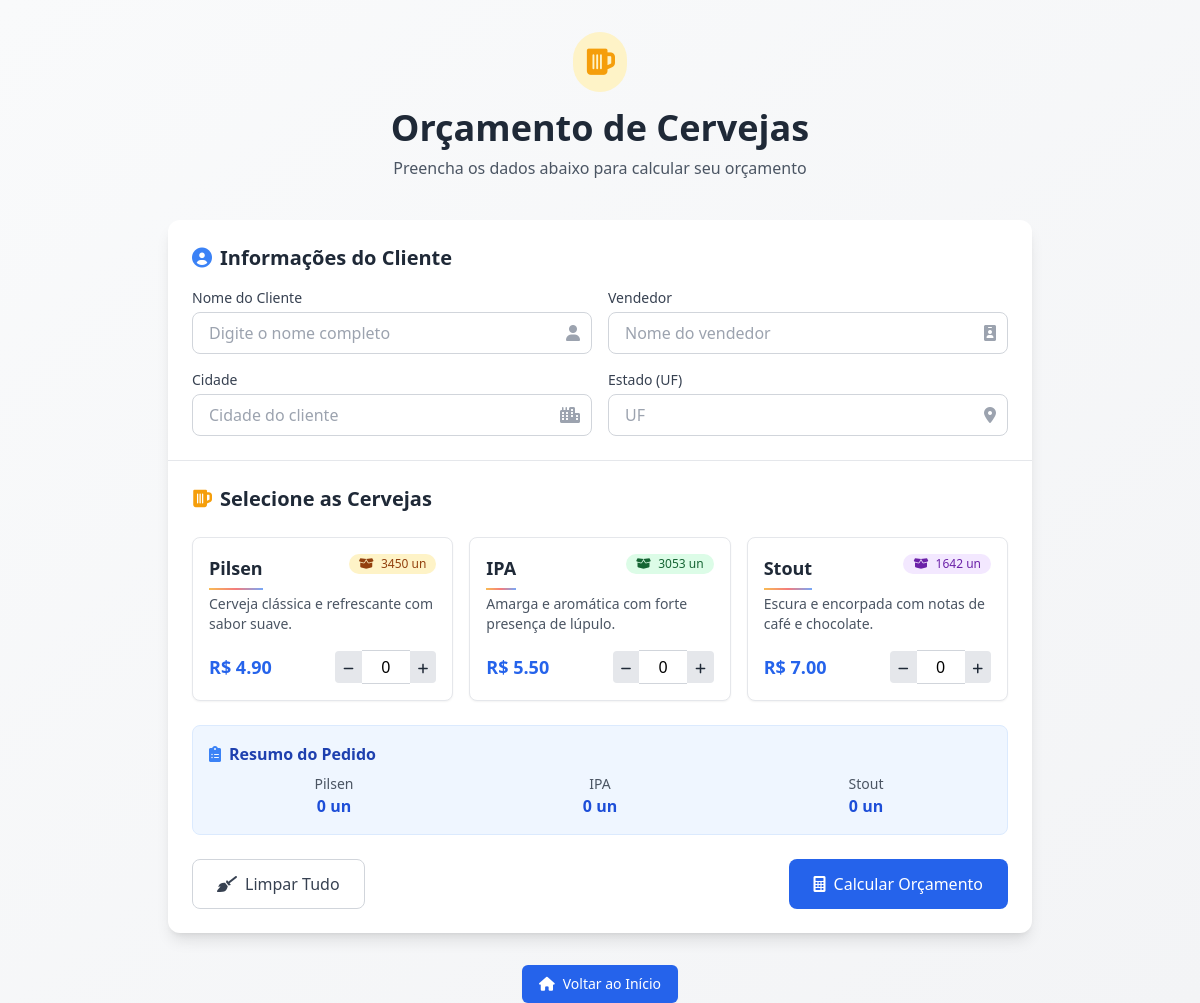
Screenshot of /Formulario with the database file from the repository.
### app.py (models this page shows)
class Produto(db.Model):
    id = db.Column(db.Integer, primary_key=True)
    nome = db.Column(db.String(50), unique=True, nullable=False)
    custo = db.Column(db.Numeric(10,2), nullable=False)
    venda = db.Column(db.Numeric(10,2), nullable=False)

### app.py (the view)
@app.route('/Formulario')
def venda_sucesso():
    produtos_db = {p.nome: {"venda": p.venda} for p in Produto.query.all()}
    estoque = {
        'pilsen': sum([e.quantidade if e.tipo_movimentacao == 'entrada' else -e.quantidade
                      for e in Estoque.query.filter_by(produto='pilsen').all()]),
        'ipa': sum([e.quantidade if e.tipo_movimentacao == 'entrada' else -e.quantidade
                   for e in Estoque.query.filter_by(produto='ipa').all()]),
        'stout': sum([e.quantidade if e.tipo_movimentacao == 'entrada' else -e.quantidade
                     for e in Estoque.query.filter_by(produto='stout').all()])
    }
    return render_template('formulario.html', valores_cervejas=produtos_db, estoque=estoque)

### templates/formulario.html (shortened to what this page needs)
<!DOCTYPE html>
<html lang="pt-br">
<head>
    <script src="https://cdn.tailwindcss.com"></script>
    <link href="https://cdnjs.cloudflare.com/ajax/libs/font-awesome/6.0.0/css/all.min.css" rel="stylesheet">
</head>
<body class="bg-gradient-to-br from-gray-50 to-gray-100 min-h-screen">
    <div class="container mx-auto px-4 py-8 max-w-4xl">
        <header class="text-center mb-10">
            <div class="flex justify-center mb-4">
                <div class="bg-amber-100 p-3 rounded-full">
                    <i class="fas fa-beer text-amber-500 text-3xl"></i>
                </div>
            </div>
            <h1 class="text-3xl md:text-4xl font-bold text-gray-800 mb-2">Orçamento de Cervejas</h1>
            <p class="text-gray-600">Preencha os dados abaixo para calcular seu orçamento</p>
        </header>
        <form action="{{ url_for('index') }}" method="post" class="bg-white rounded-xl shadow-lg overflow-hidden">
            <div class="p-6 border-b border-gray-200">
                <h2 class="text-xl font-semibold text-gray-800 mb-4 flex items-center">
                    <i class="fas fa-user-circle text-blue-500 mr-2"></i>
                    Informações do Cliente
                </h2>
                <div class="grid grid-cols-1 md:grid-cols-2 gap-4">
                    <div>
                        <label for="nome" class="block text-sm font-medium text-gray-700 mb-1">Nome do Cliente</label>
                        <div class="relative">
                            <input type="text" id="nome" name="nome" required
                                class="w-full px-4 py-2 border border-gray-300 rounded-lg focus:ring-2 focus:ring-blue-500 focus:border-blue-500 transition"
                                placeholder="Digite o nome completo">
                            <div class="absolute inset-y-0 right-0 flex items-center pr-3 pointer-events-none">
                            </div>
                        </div>
                    </div>
                    <div>
                        <label for="vendedor" class="block text-sm font-medium text-gray-700 mb-1">Vendedor</label>
                        <div class="relative">
                            <input type="text" id="vendedor" name="vendedor" required
                                class="w-full px-4 py-2 border border-gray-300 rounded-lg focus:ring-2 focus:ring-blue-500 focus:border-blue-500 transition"
                                placeholder="Nome do vendedor">
                            <div class="absolute inset-y-0 right-0 flex items-center pr-3 pointer-events-none">
                            </div>
                        </div>
                    </div>
                    <div>
                        <label for="cidade" class="block text-sm font-medium text-gray-700 mb-1">Cidade</label>
                        <div class="relative">
                            <input type="text" id="cidade" name="cidade" required
                                class="w-full px-4 py-2 border border-gray-300 rounded-lg focus:ring-2 focus:ring-blue-500 focus:border-blue-500 transition"
                                placeholder="Cidade do cliente">
                            <div class="absolute inset-y-0 right-0 flex items-center pr-3 pointer-events-none">
                            </div>
                        </div>
                    </div>
                    <div>
                        <label for="estado" class="block text-sm font-medium text-gray-700 mb-1">Estado (UF)</label>
                        <div class="relative">
                            <input type="text" id="estado" name="estado" maxlength="2" required
                                class="w-full px-4 py-2 border border-gray-300 rounded-lg focus:ring-2 focus:ring-blue-500 focus:border-blue-500 transition uppercase"
                                placeholder="UF" pattern="[A-Za-z]{2}">
                            <div class="absolute inset-y-0 right-0 flex items-center pr-3 pointer-events-none">
                            </div>
                        </div>
                    </div>
                </div>
            </div>
            <div class="p-6">
                <h2 class="text-xl font-semibold text-gray-800 mb-6 flex items-center">
                    <i class="fas fa-beer text-amber-500 mr-2"></i>
                    Selecione as Cervejas
                </h2>
                <div class="grid grid-cols-1 md:grid-cols-3 gap-4 mb-6">
                    <div class="beer-card bg-white border border-gray-200 rounded-lg p-4 shadow-sm">
                        <div class="flex justify-between items-start mb-3">
                            <h3 class="font-bold text-lg text-gray-800 beer-type">Pilsen</h3>
                            <span class="bg-amber-100 text-amber-800 text-xs font-medium px-2.5 py-0.5 rounded-full">
                                <i class="fas fa-box-open text-xs mr-1"></i> {{ estoque['pilsen'] }} un
                            </span>
                        </div>
                        <p class="text-gray-600 text-sm mb-4">Cerveja clássica e refrescante com sabor suave.</p>
                        <div class="flex justify-between items-center">
                            <span class="text-lg font-bold text-blue-600">R$ {{ valores_cervejas['pilsen']['venda'] }}</span>
                            <div class="flex items-center">
                                <button type="button" onclick="decrement('pilsen')" class="bg-gray-200 hover:bg-gray-300 text-gray-800 font-bold py-1 px-2 rounded-l">
                                    <i class="fas fa-minus text-xs"></i>
                                </button>
                                <input type="number" id="pilsen" name="pilsen" value="0" min="0" max="{{ estoque['pilsen'] }}"
                                    class="w-12 text-center border-t border-b border-gray-300 py-1 px-2 focus:outline-none focus:ring-1 focus:ring-blue-500">
                                <button type="button" onclick="increment('pilsen')" class="bg-gray-200 hover:bg-gray-300 text-gray-800 font-bold py-1 px-2 rounded-r">
                                    <i class="fas fa-plus text-xs"></i>
                                </button>
                            </div>
                        </div>
                    </div>
                    <div class="beer-card bg-white border border-gray-200 rounded-lg p-4 shadow-sm">
                        <div class="flex justify-between items-start mb-3">
                            <h3 class="font-bold text-lg text-gray-800 beer-type">IPA</h3>
                            <span class="bg-green-100 text-green-800 text-xs font-medium px-2.5 py-0.5 rounded-full">
                                <i class="fas fa-box-open text-xs mr-1"></i> {{ estoque['ipa'] }} un
                            </span>
                        </div>
                        <p class="text-gray-600 text-sm mb-4">Amarga e aromática com forte presença de lúpulo.</p>
                        <div class="flex justify-between items-center">
                            <span class="text-lg font-bold text-blue-600">R$ {{ valores_cervejas['ipa']['venda'] }}</span>
                            <div class="flex items-center">
                                <button type="button" onclick="decrement('ipa')" class="bg-gray-200 hover:bg-gray-300 text-gray-800 font-bold py-1 px-2 rounded-l">
                                    <i class="fas fa-minus text-xs"></i>
                                </button>
                                <input type="number" id="ipa" name="ipa" value="0" min="0" max="{{ estoque['ipa'] }}"
                                    class="w-12 text-center border-t border-b border-gray-300 py-1 px-2 focus:outline-none focus:ring-1 focus:ring-blue-500">
                                <button type="button" onclick="increment('ipa')" class="bg-gray-200 hover:bg-gray-300 text-gray-800 font-bold py-1 px-2 rounded-r">
                                    <i class="fas fa-plus text-xs"></i>
                                </button>
                            </div>
                        </div>
                    </div>
                    <div class="beer-card bg-white border border-gray-200 rounded-lg p-4 shadow-sm">
                        <div class="flex justify-between items-start mb-3">
                            <h3 class="font-bold text-lg text-gray-800 beer-type">Stout</h3>
                            <span class="bg-purple-100 text-purple-800 text-xs font-medium px-2.5 py-0.5 rounded-full">
                                <i class="fas fa-box-open text-xs mr-1"></i> {{ estoque['stout'] }} un
                            </span>
                        </div>
                        <p class="text-gray-600 text-sm mb-4">Escura e encorpada com notas de café e chocolate.</p>
                        <div class="flex justify-between items-center">
                            <span class="text-lg font-bold text-blue-600">R$ {{ valores_cervejas['stout']['venda'] }}</span>
                            <div class="flex items-center">
                                <button type="button" onclick="decrement('stout')" class="bg-gray-200 hover:bg-gray-300 text-gray-800 font-bold py-1 px-2 rounded-l">
                                    <i class="fas fa-minus text-xs"></i>
                                </button>
                                <input type="number" id="stout" name="stout" value="0" min="0" max="{{ estoque['stout'] }}"
                                    class="w-12 text-center border-t border-b border-gray-300 py-1 px-2 focus:outline-none focus:ring-1 focus:ring-blue-500">
                                <button type="button" onclick="increment('stout')" class="bg-gray-200 hover:bg-gray-300 text-gray-800 font-bold py-1 px-2 rounded-r">
                                    <i class="fas fa-plus text-xs"></i>
                                </button>
                            </div>
                        </div>
                    </div>
                </div>
                <div class="bg-blue-50 border border-blue-100 rounded-lg p-4 mb-6">
                    <h3 class="font-semibold text-blue-800 mb-2 flex items-center">
                        <i class="fas fa-clipboard-list text-blue-500 mr-2"></i>
                        Resumo do Pedido
                    </h3>
                    <div class="grid grid-cols-3 gap-4 text-center">
                        <div>
                            <p class="text-sm text-gray-600">Pilsen</p>
                            <p id="pilsen-summary" class="font-bold text-blue-700">0 un</p>
                        </div>
                        <div>
                            <p class="text-sm text-gray-600">IPA</p>
                            <p id="ipa-summary" class="font-bold text-blue-700">0 un</p>
                        </div>
                        <div>
                            <p class="text-sm text-gray-600">Stout</p>
                            <p id="stout-summary" class="font-bold text-blue-700">0 un</p>
                        </div>
                    </div>
                </div>
                <div class="flex flex-col sm:flex-row justify-between gap-3">
                    <button type="button" onclick="resetForm()" class="flex items-center justify-center px-6 py-3 border border-gray-300 rounded-lg font-medium text-gray-700 bg-white hover:bg-gray-50 transition">
                        <i class="fas fa-broom mr-2"></i> Limpar Tudo
                    </button>
                    <button type="submit" class="flex items-center justify-center px-6 py-3 border border-transparent rounded-lg font-medium text-white bg-blue-600 hover:bg-blue-700 focus:outline-none focus:ring-2 focus:ring-blue-500 transition">
                        <i class="fas fa-calculator mr-2"></i> Calcular Orçamento
                    </button>
                </div>
            </div>
        </form>
    </div>
            <div class="text-center">
            <a href="{{ url_for('index') }}"
                class="inline-flex items-center px-4 py-2 border border-transparent text-sm font-medium rounded-md shadow-sm text-white bg-blue-600 hover:bg-blue-700 focus:outline-none focus:ring-2 focus:ring-offset-2 focus:ring-blue-500 transition">
                <i class="fas fa-home mr-2"></i> Voltar ao Início
            </a>
        </div>
</body>
</html>

### templates/formulario.html (style rules this page uses)
.beer-card { transition: all 0.3s ease; }
.beer-type { position: relative; }
.beer-type::after { content: ''; position: absolute; bottom: -8px; left: 0; width: 100%; height: 2px; background: linear-gradient(90deg, #f59e0b, #ef4444, #3b82f6); opacity: 0.7; }

### rows the page displays
Produto: pilsen.venda "4.90"
Produto: ipa.venda "5.50"
Produto: stout.venda "7.00"

### other values shown
{{ estoque['pilsen'] }} "3450"
{{ estoque['ipa'] }} "3053"
{{ estoque['stout'] }} "1642"
